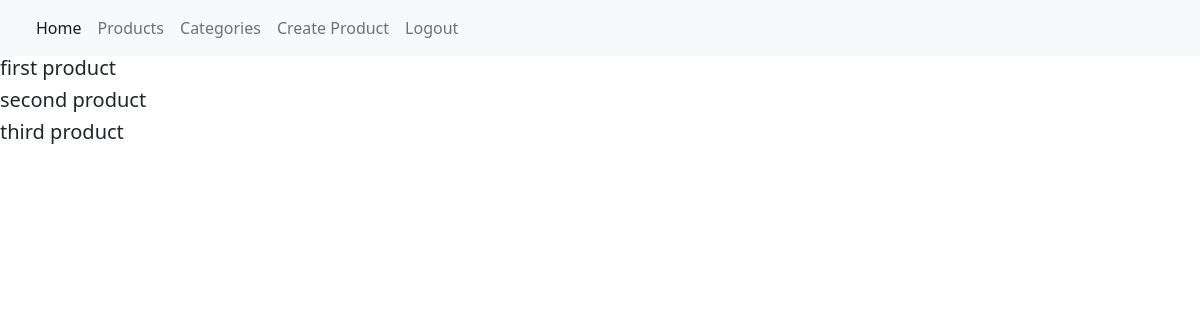
The page /categories/ (signed in) on the database as committed earlier.
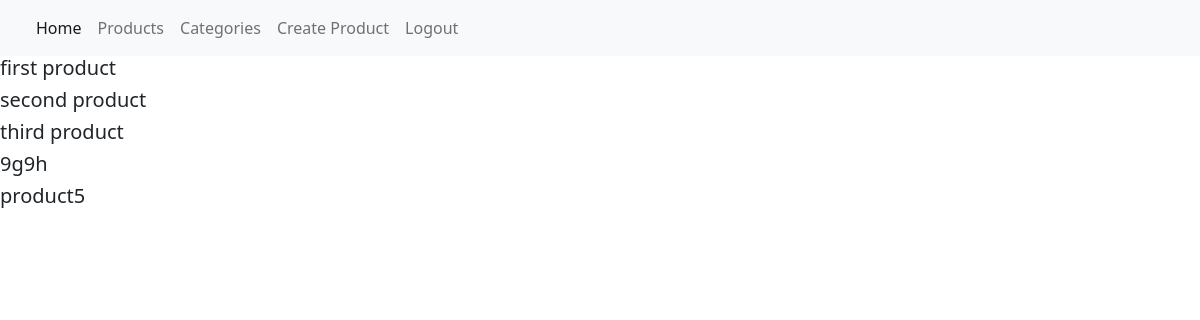
The same page on the database as committed later.
### posts/models.py (models this page shows, shortened)
class Product(models.Model):
    title = models.CharField(max_length=255)
    image = models.ImageField()
    description = models.TextField()
    price = models.IntegerField()
    created_at = models.DateTimeField(auto_now=True)
    modified_date = models.DateTimeField(auto_now_add=True)
    categories = models.ManyToManyField(Categories)

### posts/views.py (the view)
# urls.py: path('categories/', CategoriesCBV.as_view()),
class CategoriesCBV(ListView):
    model = Product
    template_name = 'products/categories.html'
    def get(self, request, *args, **kwargs):
        categories = self.model.objects.all
        context_data = {
            'categories': categories
        }
        return render(request, self.template_name, context=context_data)

### templates/products/categories.html
{% extends 'layouts/main.html' %}
{% block content %}
    <div class="categories">
        {% for categorie in categories %}
            <h5>{{ categorie.title }}</h5>
        {% endfor %}
    </div>
{% endblock %}

### templates/layouts/main.html (shortened to what this page needs)
{% load static %}
<!doctype html>
<html lang="en">
<head>
    <link rel="stylesheet" href="https://cdn.jsdelivr.net/npm/bootstrap@5.2.3/dist/css/bootstrap.min.css">
</head>
<body>
<nav class="navbar navbar-expand-lg navbar-light bg-light">
    <div class="container-fluid">
        <div class="collapse navbar-collapse" id="navbarNav">
            <ul class="navbar-nav">
                <li class="nav-item">
                    <a class="nav-link active" aria-current="page" href="#">Home</a>
                </li>
                <li class="nav-item">
                    <a class="nav-link" href="/products">Products</a>
                </li>
                <li class="nav-item">
                    <a class="nav-link" href="/categories">Categories</a>
                </li>
                {% if user.is_anonymous %}
                    <li class="nav-item">
                        <a class="nav-link" href="/users/register/">Register</a>
                    </li>
                    <li class="nav-item">
                        <a class="nav-link" href="/users/login/">Login</a>
                    </li>
                {% else %}
                    <li>
                        <a class="nav-link" href="/products/create/">Create Product</a>
                    </li>
                    <li>
                        <a class="nav-link" href="/users/logout/">Logout</a>
                    </li>
                {% endif %}
            </ul>
        </div>
    </div>
</nav>
{% block content %}
{% endblock %}
</body>
</html>

Rows that differ between the two databases and show on the page:
added Product: title "9g9h"
added Product: title "product5"
